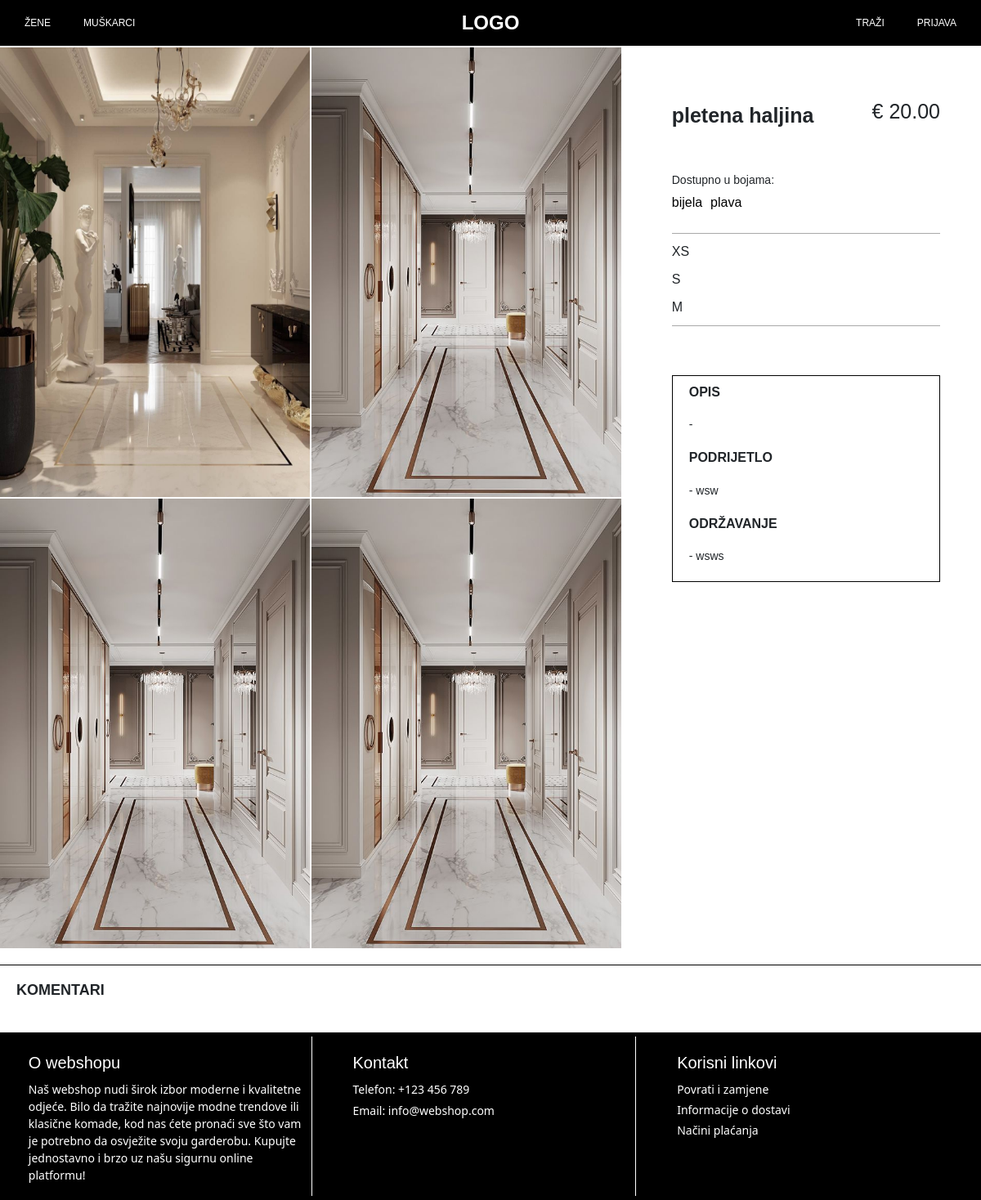
Before: /webshop/female/dresses/pletena-haljina/ with the older database file.
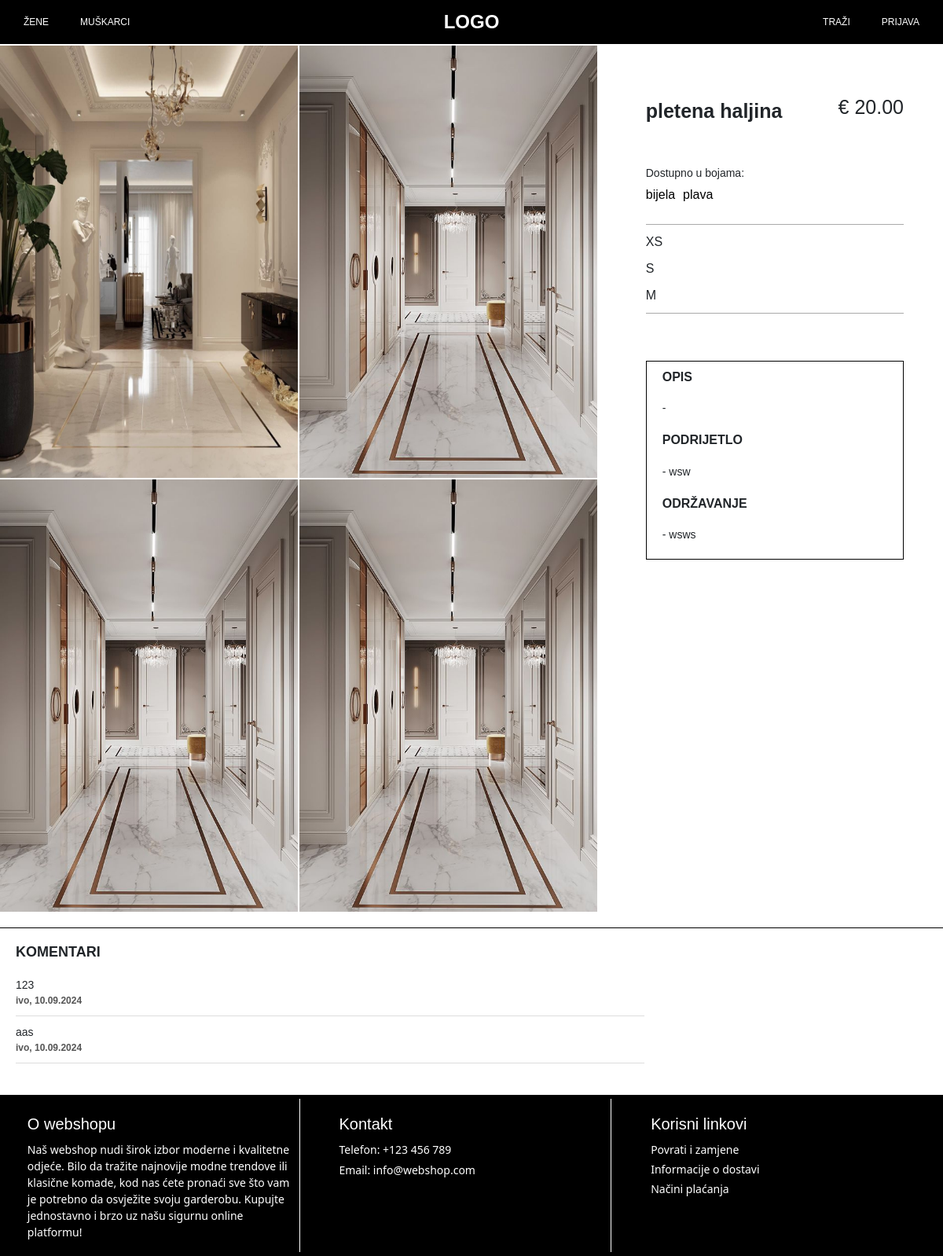
After: the same page with the newer database file.
### webshop/models.py (models this page shows, shortened)
class ProductVariation(models.Model):
    product = models.ForeignKey(Product, on_delete=models.CASCADE, related_name='variations')
    main_image = models.ImageField(upload_to='products/', blank=True, null=True)
    color = models.ForeignKey(Color, on_delete=models.CASCADE)
    sizes = models.ManyToManyField(Size, through='ProductVariationSize')

class ProductVariationImage(models.Model):
    product_variation = models.ForeignKey(ProductVariation, on_delete=models.CASCADE, related_name='images')
    image = models.ImageField(upload_to='product_variation_images/')

class Product(models.Model):
    category = models.ForeignKey(Category, on_delete=models.CASCADE)
    subcategory = models.ForeignKey(SubCategory, on_delete=models.CASCADE)
    name = models.CharField(max_length=255)
    slug = models.SlugField(unique=False, blank=True, null=True)
    price = models.DecimalField(max_digits=10, decimal_places=2)
    details = models.TextField()
    composition = models.TextField()
    origin = models.CharField(max_length=255)
    care_instructions = models.TextField()
    created_at = models.DateTimeField(default=timezone.now)
    reference_number = models.CharField(max_length=100, unique=False, default=uuid.uuid4, editable=False)

class Color(models.Model):
    name = models.CharField(max_length=100)

class Size(models.Model):
    name = models.CharField(max_length=50)

class Comment(models.Model):
    product = models.ForeignKey(ProductVariation, on_delete=models.CASCADE, related_name='comments')
    poster = models.ForeignKey(Account, on_delete=models.CASCADE, related_name='comments_posted')
    text = models.TextField()
    created_at = models.DateTimeField(auto_now_add=True)

class Account(models.Model):
    user = models.OneToOneField(User, on_delete=models.CASCADE)
    name = models.CharField(max_length=255)
    surname = models.CharField(max_length=255)
    email = models.EmailField(unique=True)
    home_address = models.CharField(max_length=255)
    phone = models.CharField(max_length=20)
    iban = models.CharField(max_length=34, blank=True, null=True)
    bank = models.CharField(max_length=255, blank=True, null=True)

### webshop/views.py (the view, shortened to what this page needs)
# urls.py: path('<slug:category_name>/<slug:subcategory_name>/<slug:product_slug>/', views.articles_details_view, name='articles_details'),
def articles_details_view(request, category_name, subcategory_name, product_slug):
    category = get_object_or_404(Category, slug=category_name)
    subcategory = get_object_or_404(SubCategory, slug=subcategory_name, category=category)
    product = get_object_or_404(Product, slug=product_slug, subcategory=subcategory)
    color_name = request.GET.get('color', None)
    if color_name:
        try:
            selected_variation = product.variations.get(color__name=color_name)
        except ProductVariation.DoesNotExist:
            selected_variation = product.variations.first()
    else:
        selected_variation = product.variations.first()
    variation_images = selected_variation.images.all()
    context = {
        'category_name': category_name,
        'subcategory_name': subcategory_name,
        'product': product,
        'selected_variation': selected_variation,
        'variation_images': variation_images,
        'variations': product.variations.all()
    }
    return render(request, 'webshop/articles_details.html', context)

### webshop/templates/webshop/articles_details.html (shortened to what this page needs)
{% extends 'webshop/base.html' %}
{% load static %}
{% block extra_css %}
<link rel="stylesheet" href="{% static 'webshop/css/articles_details.css' %}">
{% endblock %}
{% block content %}
    <div class="product-details-container">
        <div class="product-images">
            <a href="#image1">
                <img src="{{ selected_variation.main_image.url }}" alt="{{ selected_variation.color.name }}" class="product-image">
            </a>
            {% for image in variation_images %}
                <a href="#image{{ forloop.counter }}">
                    <img src="{{ image.image.url }}" alt="{{ selected_variation.color.name }}" class="product-image">
                </a>
            {% endfor %}
        </div>
        <div class="product-info">
            <div class="info-box">
                <div class = "name-price">
                    <h3>{{ product.name }}</h3>
                    <p class="price">€ {{ product.price }}</p>
                </div>
                <div class="color-options">
                    <h3>Dostupno u bojama:</h3>
                    <div class="colors">
                        {% for variation in product.variations.all %}
                        <a href="{% url 'webshop:articles_details' category_name subcategory_name product.slug %}?color={{ variation.color.name }}">{{ variation.color.name }}</a>
                        {% endfor %}
                    </div>
                </div>
                <div class="size-options">
                    {% for size in product.variations.first.sizes.all %}
                        <p>{{ size.name }}</p>
                    {% endfor %}
                </div>
                <div class="desc">
                    <div>
                        <h3>OPIS</h3>
                        <p>-{{ product.description }}</p>
                    </div>
                    <div>
                        <h3>PODRIJETLO</h3>
                        <p>- {{ product.origin }}</p>
                    </div>
                        <h3>ODRŽAVANJE</h3>
                        <p>- {{ product.care_instructions }}</p>
                    </div>
                </div>
            </div>
        </div>
    </div>
    <div class="comments">
        <h2>KOMENTARI</h2>
        <div class="comments-list">
            {% for comment in selected_variation.comments.all %}
                <div class="comment">
                    <p>{{ comment.text }}</p>
                    <small>{{ comment.poster.name }}, {{ comment.created_at|date:"d.m.Y" }}</small>
                </div>
            {% endfor %}
        </div>
    </div>
{% endblock %}

### webshop/templates/webshop/base.html (shortened to what this page needs)
<!DOCTYPE html>
<html lang="en">
<head>
    {% load static %}
    <link href="https://cdn.jsdelivr.net/npm/bootstrap@5.3.0/dist/css/bootstrap.min.css" rel="stylesheet">
    <link rel="stylesheet" href="{% static 'webshop/css/base.css' %}">
    {% block extra_css %}{% endblock %}
</head>
<body>
    <div class="sticky-header">
        <nav>
                <div class="nav-left">
                    <ul>
                        <li class="dropdown">
                            <a href="#">ŽENE</a>
                        </li>
                        <li class="dropdown">
                            <a href="#">MUŠKARCI</a>
                        </li>
                    </ul>
                </div>
                <div class="logo">
                    <a href="#">LOGO</a>
                </div>
                <div class="nav-right">
                    <ul>
                        <li><a href="#">TRAŽI</a></li>
                        {% if user.is_authenticated %}
                            <li><a href="{% url 'webshop:profile' %}">PROFIL</a></li>
                            <li><a href="#">KOŠARICA</a></li>
                            <li><a href="{% url 'webshop:logout' %}">ODJAVA</a></li>
                        {% else %}
                            <li><a href="{% url 'webshop:login' %}">PRIJAVA</a></li>
                        {% endif %}
                    </ul>
                </div>
        </nav>
    </div>
    <div class="content">
        {% block content %}{% endblock %}
    <footer>
        <div class="footer-section">
            <h3>O webshopu</h3>
            <p>Naš webshop nudi širok izbor moderne i kvalitetne odjeće. Bilo da tražite najnovije modne trendove ili klasične komade,
                kod nas ćete pronaći sve što vam je potrebno da osvježite svoju garderobu.
                Kupujte jednostavno i brzo uz našu sigurnu online platformu!</p>
        </div>
        <div class="footer-section">
            <h3>Kontakt</h3>
            <p>Telefon: +123 456 789</p>
            <p>Email: info@webshop.com</p>
        </div>
        <div class="footer-section">
            <h3>Korisni linkovi</h3>
            <ul>
                <li><a href="{% url 'webshop:returns' %}">Povrati i zamjene</a></li>
                <li><a href="{% url 'webshop:delivery' %}">Informacije o dostavi</a></li>
                <li><a href="{% url 'webshop:payment' %}">Načini plaćanja</a></li>
            </ul>
        </div>
    </footer>
</body>
</html>

### webshop/static/webshop/css/base.css (style rules this page uses)
body { font-family: Arial, sans-serif; margin: 0; padding: 0; height: 100%; background-color: white; display: flex; flex-direction: column; min-height: 100vh; }
.sticky-header { position: sticky; top: 0; left: 0; width: 100%; z-index: 2000; }
.content { flex: 1; }
nav { display: flex; justify-content: space-between; align-items: center; background-color: black; padding: 10px; position: relative; }
.nav-left { flex: 1; }
.nav-right { flex: 1; }
.nav-left ul { display: flex; list-style: none; padding: 0; margin: 0; }
.nav-right ul { display: flex; justify-content: end; list-style: none; padding: 0; margin: 0; }
.nav-left li, .nav-right li { margin: 0 10px; font-size: 12px; }
.nav-left a, .nav-right a { color: white; text-decoration: none; padding: 10px; transition: color 0.3s; }
.logo { flex: 1; text-align: center; }
.logo a { color: white; font-size: 1.5em; font-weight: bold; text-decoration: none; transition: color 0.3s; }
.dropdown { position: relative; display: inline-block; }
footer { display: flex; justify-content: space-around; background-color: black; color: white; font-family: Arial, sans-serif; padding: 5px; }
.footer-section { flex: 0 1 30%; margin: 0 15px 0 15px; padding: 10px; }
.footer-section:not(:last-child) { border-right: 1px solid white; }
.footer-section h3 { font-size: 20px; margin-top: 10px; margin-bottom: 10px; }
.footer-section p, .footer-section ul { font-size: 14px; margin-top: 5px; margin-bottom: 5px; font-family: system-ui, -apple-system, BlinkMacSystemFont, 'Segoe UI', Roboto, Oxygen, Ubuntu, Cantarell, 'Open Sans', 'Helvetica Neue', sans-serif; }
.footer-section ul { list-style-type: none; padding: 0; }
.footer-section ul li { margin-bottom: 4px; }
.footer-section ul li a { color: white; text-decoration: none; }

### webshop/static/webshop/css/articles_details.css (style rules this page uses)
.product-details-container { display: flex; flex-direction: row; border-bottom: 1px solid black; padding: 2px 0 0 0; }
.product-images { display: flex; flex-wrap: wrap; width: 70%; margin-bottom: 20px; position: relative; gap: 2px; }
.product-images a { display: block; width: calc(50% - 2px); height: 550px; }
.product-images img { width: 100%; height: 100%; object-fit: fill; cursor: pointer; }
.product-info { display: flex; flex-direction: column; margin: 60px 50px 30px 60px; width: calc(30% + 2px); }
.name-price { display: flex; justify-content: space-between; align-items: center; text-align: center; margin-bottom: 40px; }
.name-price h3 { font-size: 25px; font-weight: bold; }
.name-price p { font-size: 25px; }
.color-options { margin-bottom: 25px; }
.colors { display: flex; flex-direction: wrap; align-items: center; }
.colors a { margin-right: 10px; }
.color-options h3 { font-size: 14px; }
.color-options a { color: black; text-decoration: none; }
.size-options { border-bottom: 1px solid darkgray; border-top: 1px solid darkgray; margin-bottom: 20px; }
.size-options p { margin-top: 10px; margin-bottom: 10px; }
.desc { margin-top: 60px; border: 0.5px solid black; }
.desc h3 { font-size: 16px; font-weight: bold; margin: 10px 20px 10px 20px; }
.desc p { font-size: 14px; margin: 20px; }
.comments { margin: 20px; }
.comments h2 { font-size: 18px; font-weight: bold; margin-bottom: 10px; }
.comments-list { max-width: 800px; margin-bottom: 20px; }
.comment { border-bottom: 1px solid #ddd; padding: 10px 0; }
.comment p { margin: 0; font-size: 14px; }
.comment small { color: #555; display: block; font-weight: bold; font-size: 12px; }

Changed rows visible on the page:
added Comment: text "123", poster.name "ivo", created_at "10.09.2024"
added Comment: text "aas", poster.name "ivo", created_at "10.09.2024"
